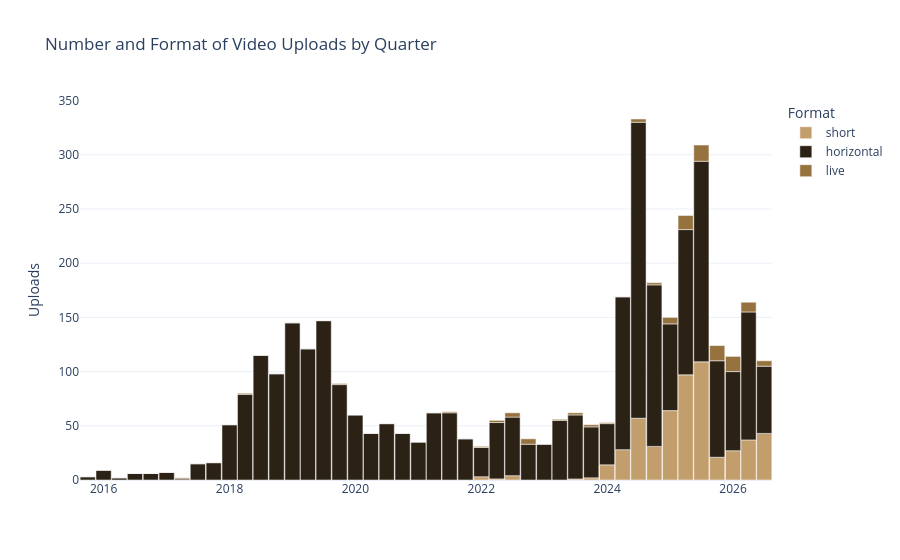

The notebook cell this image was saved under:
### Code cell
quarterly_uploads_fig = px.bar(
    quarterly_df, x=quarterly_df.index.to_timestamp(), y=['short', 'horizontal', 'live'],
    labels={'value': 'Uploads', 'variable': 'Format', 'x': ''},
    title='Number and Format of Video Uploads by Quarter'
)

quarterly_uploads_fig.show()
